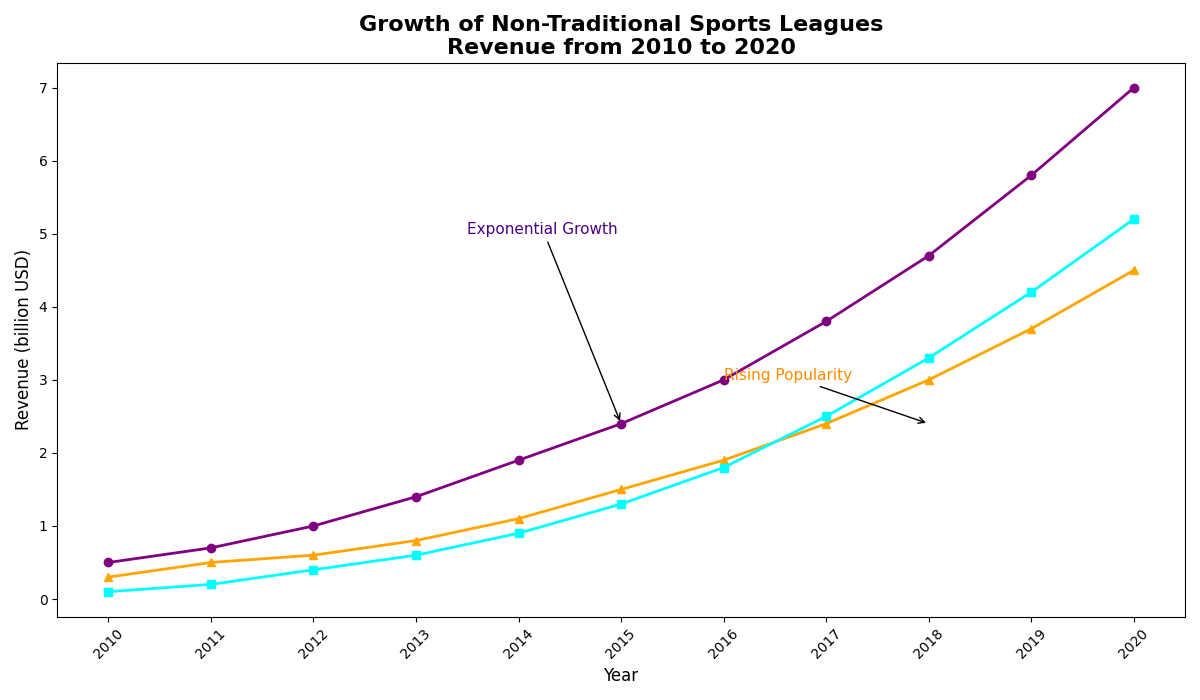

This chart was generated by the following Python code:
import numpy as np
import matplotlib.pyplot as plt

# Define the years for the x-axis
years = np.arange(2010, 2021)

# Fictional revenue data for different sports leagues in billion USD
esports_revenue = np.array([0.5, 0.7, 1.0, 1.4, 1.9, 2.4, 3.0, 3.8, 4.7, 5.8, 7.0])
robot_combat_revenue = np.array([0.3, 0.5, 0.6, 0.8, 1.1, 1.5, 1.9, 2.4, 3.0, 3.7, 4.5])
drone_racing_revenue = np.array([0.1, 0.2, 0.4, 0.6, 0.9, 1.3, 1.8, 2.5, 3.3, 4.2, 5.2])

fig, ax = plt.subplots(figsize=(12, 7))

# Plot lines for each sports league
ax.plot(years, esports_revenue, marker='o', linestyle='-', color='purple', linewidth=2)
ax.plot(years, robot_combat_revenue, marker='^', linestyle='-', color='orange', linewidth=2)
ax.plot(years, drone_racing_revenue, marker='s', linestyle='-', color='cyan', linewidth=2)

# Add titles and labels
ax.set_title('Growth of Non-Traditional Sports Leagues\nRevenue from 2010 to 2020', fontsize=16, fontweight='bold')
ax.set_xlabel('Year', fontsize=12)
ax.set_ylabel('Revenue (billion USD)', fontsize=12)

# Customize ticks
ax.set_xticks(years)
ax.set_xticklabels(years, rotation=45)

# Annotations to highlight significant growths
ax.annotate('Exponential Growth',
            xy=(2015, 2.4), xytext=(2013.5, 5),
            arrowprops=dict(facecolor='purple', arrowstyle='->'), fontsize=11, color='indigo')

ax.annotate('Rising Popularity',
            xy=(2018, 2.4), xytext=(2016, 3), 
            arrowprops=dict(facecolor='orange', arrowstyle='->'), fontsize=11, color='darkorange')

plt.tight_layout()

plt.show()
